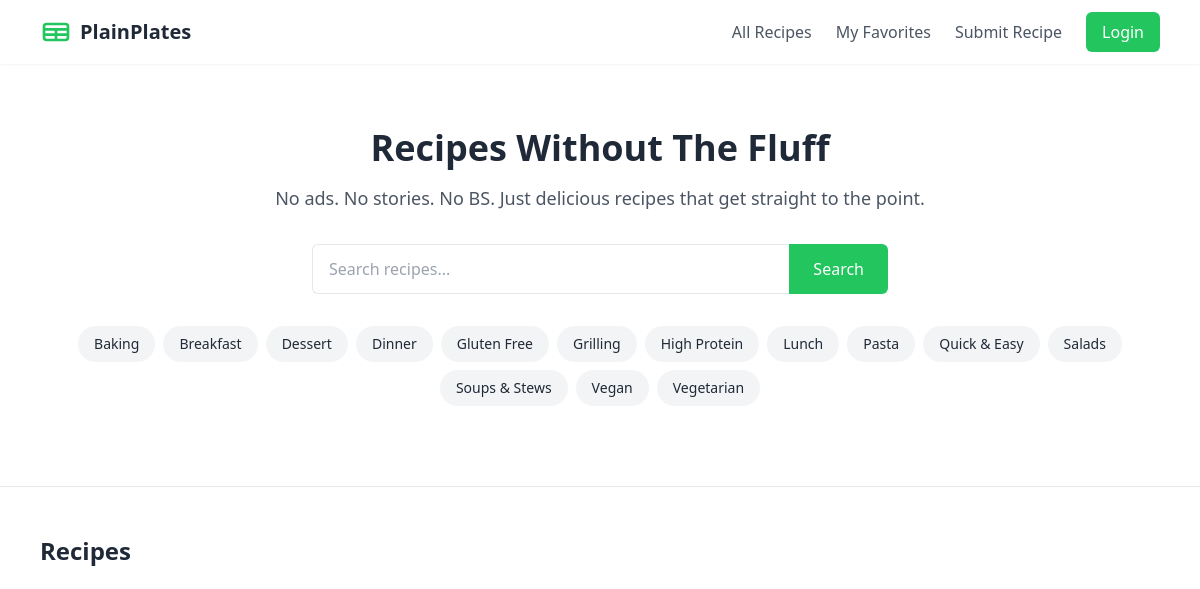
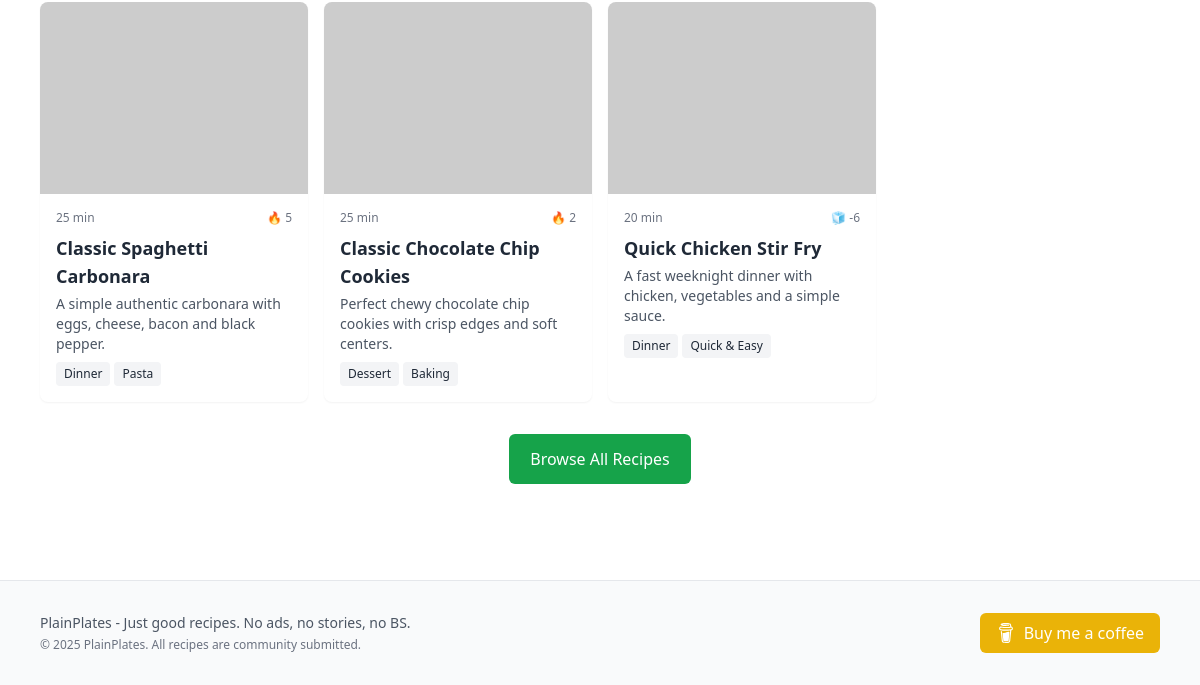
The app's page /recipes, older data (2 pictures, top to bottom).
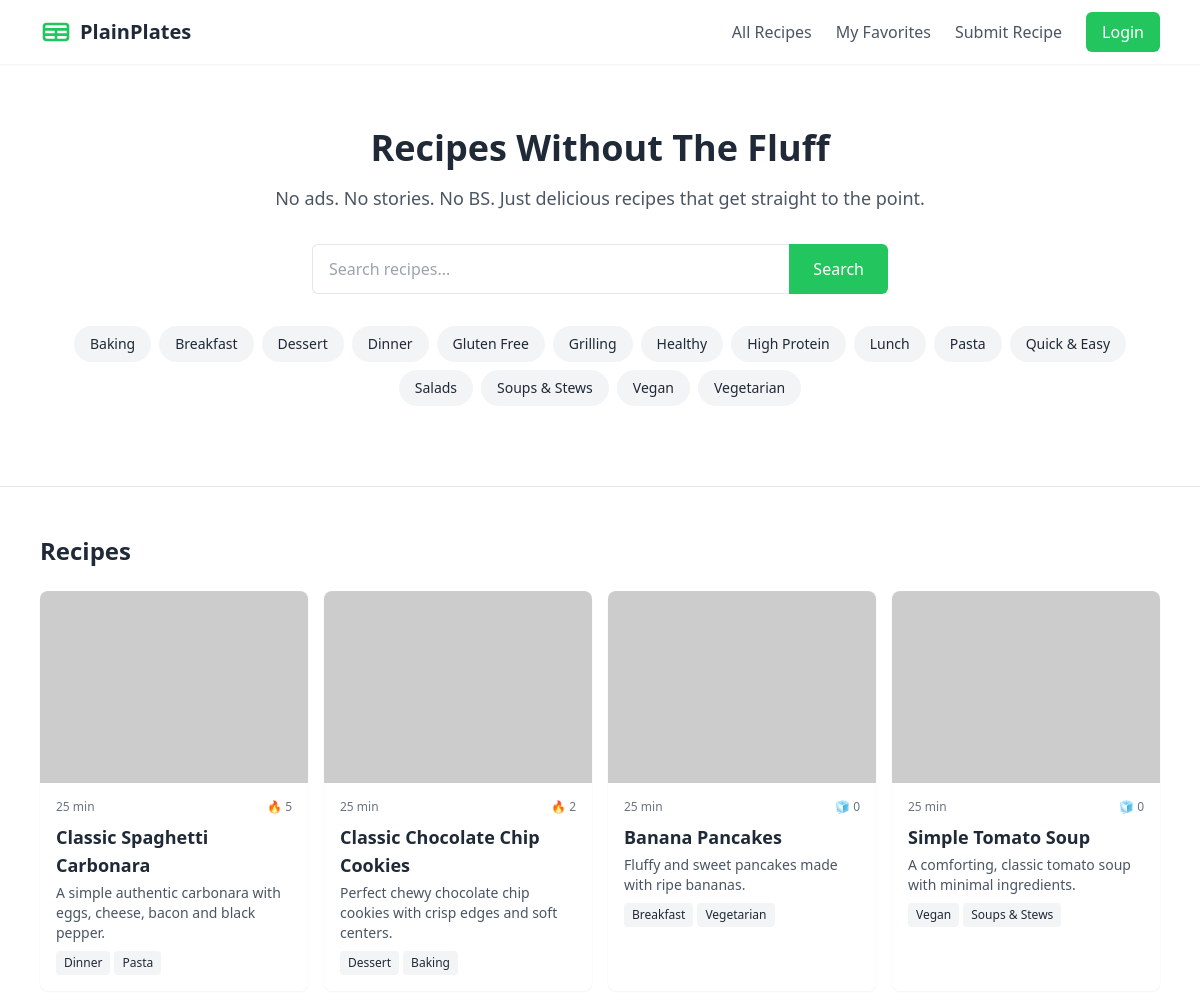
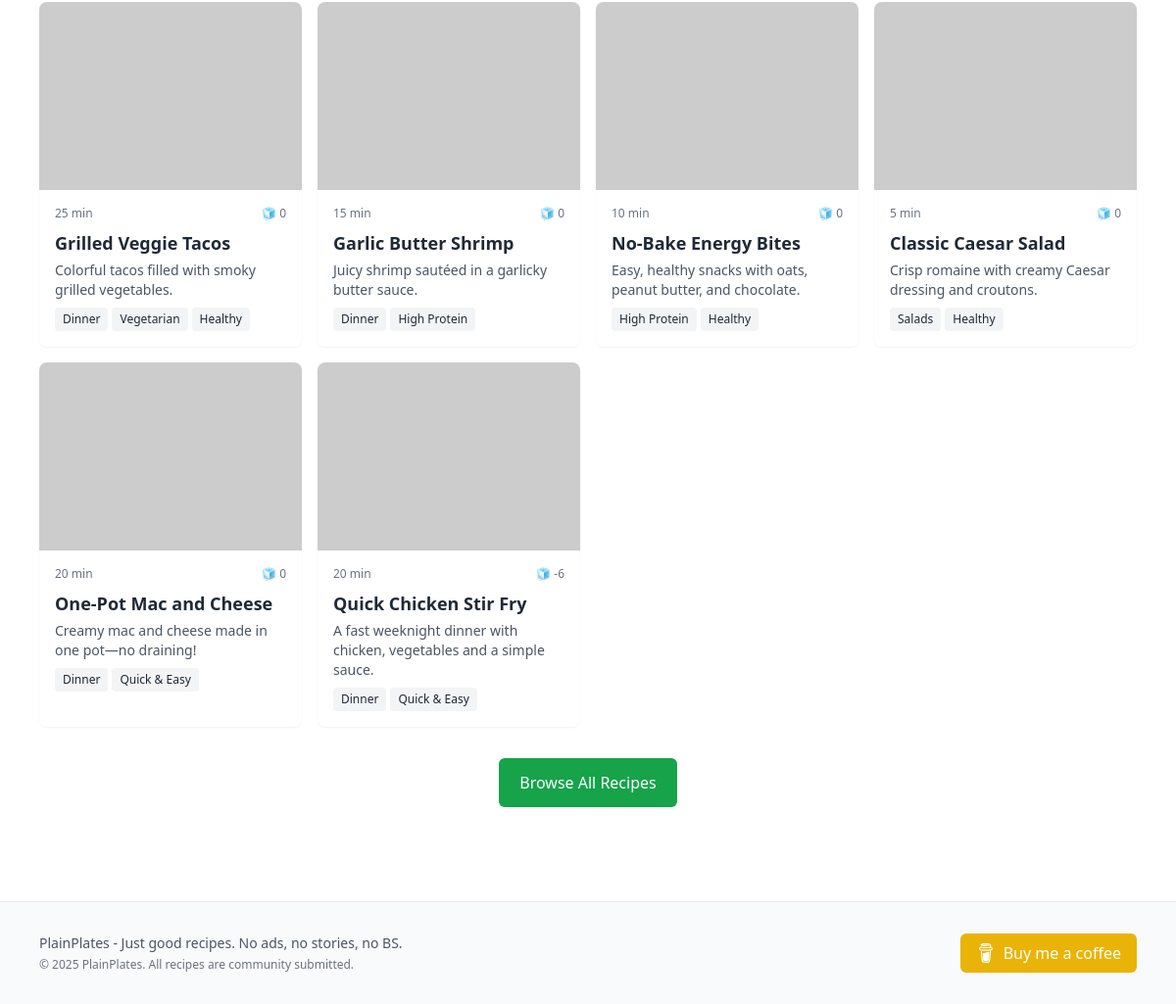
The same page, newer data (2 pictures, top to bottom).
### tables this page shows
CREATE TABLE categories (
    id INTEGER PRIMARY KEY AUTOINCREMENT,
    name TEXT NOT NULL,
    slug TEXT UNIQUE NOT NULL,
    description TEXT
);

CREATE TABLE recipes (
    id INTEGER PRIMARY KEY AUTOINCREMENT,
    title TEXT NOT NULL,
    slug TEXT UNIQUE NOT NULL,
    description TEXT NOT NULL,
    ingredients TEXT NOT NULL,
    instructions TEXT NOT NULL,
    notes TEXT,
    prep_time INTEGER NOT NULL,
    cook_time INTEGER NOT NULL,
    servings INTEGER NOT NULL DEFAULT 4,
    created_at TIMESTAMP NOT NULL DEFAULT CURRENT_TIMESTAMP,
    updated_at TIMESTAMP NOT NULL DEFAULT CURRENT_TIMESTAMP,
    user_id INTEGER,
    FOREIGN KEY (user_id) REFERENCES users (id)
);

### main.py (the view)
@app.get("/recipes", response_class=HTMLResponse)
def recipes_page(request: Request, q: str | None = None, category: str | None = None):
    categories = get_categories()
    recipes = get_recipes(filter_q=q, category_slug=category)
    return templates.TemplateResponse("recipes.html", {
        "request": request,
        "categories": categories,
        "recipes": recipes,
        "q": q,
        "selected_category": category
    })

### templates/recipes.html (shortened to what this page needs)
{% extends "base.html" %}
{% block content %}
<section class="bg-white border-b">
    <div class="max-w-6xl mx-auto px-4 py-12 md:py-16">
        <div class="text-center">
            <h1 class="text-3xl md:text-4xl font-bold mb-4">Recipes Without The Fluff</h1>
            <p class="text-lg text-gray-600 mb-8 max-w-2xl mx-auto">No ads. No stories. No BS. Just delicious recipes that get straight to the point.</p>
            <div class="max-w-xl mx-auto mb-8">
                <form action="/recipes" method="get" class="flex">
                    <input type="text" name="q" placeholder="Search recipes..." value="{{ q or '' }}"
                        class="flex-grow px-4 py-3 rounded-l-md border-t border-b border-l focus:outline-none focus:ring-2 focus:ring-primary-500">
                    <button type="submit"
                            class="bg-primary-500 text-white px-6 py-3 rounded-r-md hover:bg-primary-600 focus:outline-none focus:ring-2 focus:ring-primary-500">
                        Search
                    </button>
                </form>
            </div>
            <div class="flex flex-wrap justify-center gap-2 mb-4">
                {% for category in categories %}
                <a href="/recipes?category={{ category.slug }}{% if q %}&q={{ q }}{% endif %}"
                class="{% if selected_category == category.slug %}
                            bg-primary-500 text-white
                        {% else %}
                            bg-gray-100 text-gray-800 hover:bg-gray-200
                        {% endif %}
                        px-4 py-2 rounded-full text-sm transition">
                    {{ category.name }}
                </a>
                {% endfor %}
            </div>
        </div>
    </div>
</section>
<section class="py-12">
    <div class="max-w-6xl mx-auto px-4">
        <h2 class="text-2xl font-bold mb-6">Recipes</h2>
        <div class="grid grid-cols-1 md:grid-cols-2 lg:grid-cols-4 gap-4">
            {% for recipe in recipes %}
                {% include "components/recipe_card.html" %}
            {% endfor %}
        </div>
        <div class="text-center mt-8">
            <a href="/recipes" class="inline-flex items-center justify-center px-5 py-3 border border-transparent text-base font-medium rounded-md text-white bg-primary-600 hover:bg-primary-700">
                Browse All Recipes
            </a>
        </div>
    </div>
</section>
{% endblock %}

### templates/components/recipe_card.html
<a href="/recipes/{{ recipe.slug }}" class="bg-white rounded-lg overflow-hidden shadow-sm hover:shadow-md transition-shadow">
    <div class="h-48 overflow-hidden">
        <img src="/static/images/recipes{{ recipe.slug }}.jpg" onerror="this.onerror=null;this.src='https://placehold.co/400x300?text=Image Coming Soon';" alt="{{ recipe.title }}" class="w-full h-full object-cover">
    </div>
    <div class="p-4">
        <div class="flex justify-between items-center mb-2">
            <span class="text-xs text-gray-500">{{ recipe.prep_time + recipe.cook_time }} min</span>
            <span class="flex items-center text-xs text-gray-500">
                {% if recipe.score > 0 %} 🔥 {% else %} 🧊 {% endif %}{{ recipe.score }}
            </span>
        </div>
        <h3 class="font-bold text-lg mb-1">{{ recipe.title }}</h3>
        <p class="text-gray-600 text-sm mb-2">{{ recipe.description }}</p>
        <div class="flex flex-wrap gap-1">
            {% for tag in recipe.tags %}
            <span class="bg-gray-100 text-gray-800 text-xs px-2 py-1 rounded">{{ tag }}</span>
            {% endfor %}
        </div>
    </div>
</a>

Row changes from the older to the newer data that the page shows:
added categories: name "Healthy"
added recipes: recipe.prep_time+recipe.cook_time "25", score "0", title "Banana Pancakes", description "Fluffy and sweet pancakes made with ripe bananas.", categories (name "Breakfast"), categories (name "Vegetarian")
added recipes: recipe.prep_time+recipe.cook_time "25", score "0", title "Simple Tomato Soup", description "A comforting, classic tomato soup with minimal ingredients.", categories (name "Vegan"), categories (name "Soups & Stews")
added recipes: recipe.prep_time+recipe.cook_time "25", score "0", title "Grilled Veggie Tacos", description "Colorful tacos filled with smoky grilled vegetables.", categories (name "Dinner"), categories (name "Vegetarian")
added recipes: recipe.prep_time+recipe.cook_time "15", score "0", title "Garlic Butter Shrimp", description "Juicy shrimp sautéed in a garlicky butter sauce.", categories (name "Dinner"), categories (name "High Protein")
added recipes: recipe.prep_time+recipe.cook_time "10", score "0", title "No-Bake Energy Bites", description "Easy, healthy snacks with oats, peanut butter, and chocolate.", categories (name "High Protein")
added recipes: recipe.prep_time+recipe.cook_time "5", score "0", title "Classic Caesar Salad", description "Crisp romaine with creamy Caesar dressing and croutons.", categories (name "Salads")
added recipes: recipe.prep_time+recipe.cook_time "20", score "0", title "One-Pot Mac and Cheese", description "Creamy mac and cheese made in one pot—no draining!", categories (name "Dinner"), categories (name "Quick & Easy")
